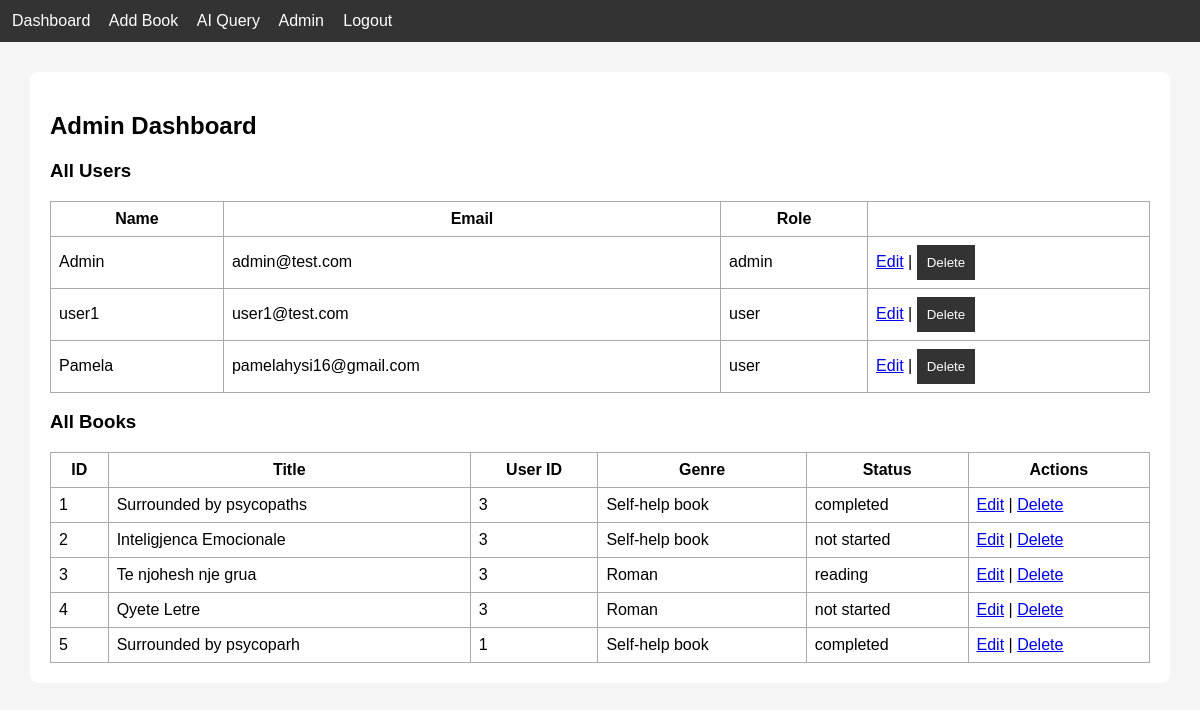
Page /admin (signed in) on the earlier database version.
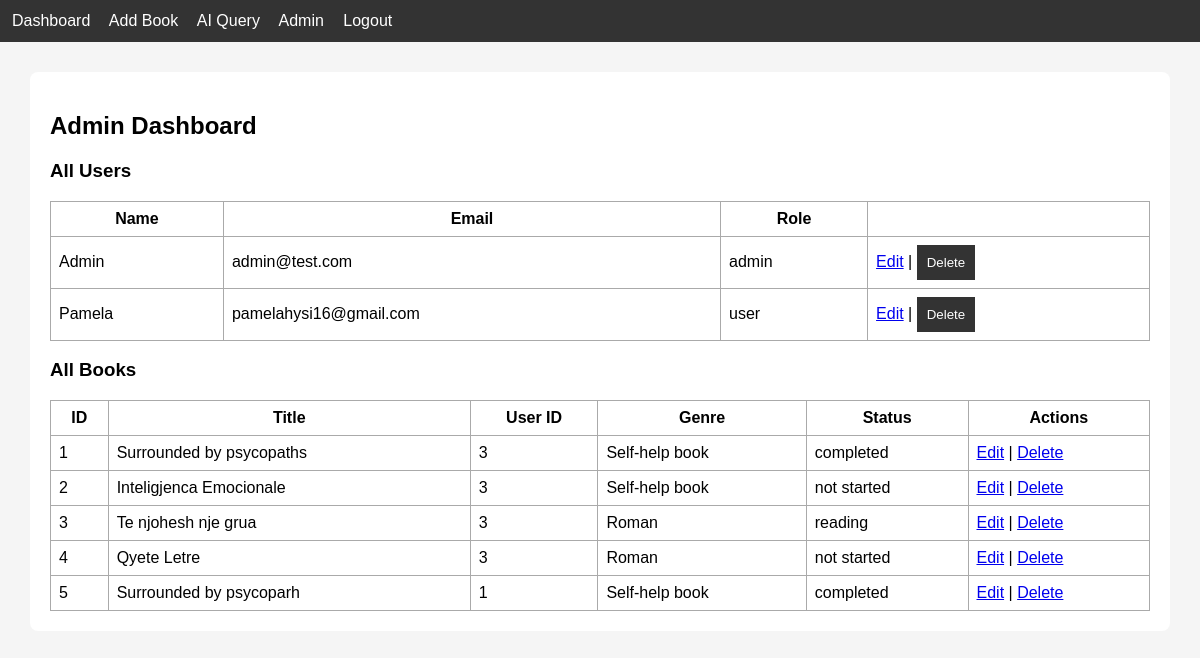
Same page on the later database version.
### tables this page shows
CREATE TABLE users (
    id INTEGER PRIMARY KEY AUTOINCREMENT,
    name TEXT,
    email TEXT UNIQUE,
    password TEXT,
    role TEXT
);

CREATE TABLE books (
    id INTEGER PRIMARY KEY AUTOINCREMENT,
    title TEXT,
    author TEXT,
    genre TEXT,
    status TEXT,
    user_id INTEGER,
    FOREIGN KEY(user_id) REFERENCES users(id)
);

### app.py (the view)
@app.route("/admin")
def admin():
    if "user_id" not in session or session.get("role") != "admin":
        return redirect(url_for("login"))
    db = get_db()
    users = db.execute("SELECT * FROM users").fetchall()
    books = db.execute("SELECT * FROM books").fetchall()
    db.close()
    return render_template("admin_dashboard.html", users=users, books=books)

### app.py (called while the page is built)
def get_db():
    conn = sqlite3.connect("database.db")
    conn.row_factory = sqlite3.Row
    return conn

### templates/admin_dashboard.html
{% extends "base.html" %}
{% block content %}
<h2>Admin Dashboard</h2>
<h3>All Users</h3>
<table>
    <tr>
        <th>Name</th>
        <th>Email</th>
        <th>Role</th>
    </tr>
    {% for user in users %}
    <tr>
        <td>{{ user.name }}</td>
        <td>{{ user.email }}</td>
        <td>{{ user.role }}</td>
        <td>
            <a href="{{ url_for('admin_edit_user', user_id=user.id) }}">Edit</a> |
            <form action="{{ url_for('admin_delete_user', user_id=user.id) }}" method="post" style="display:inline;">
                <button type="submit">Delete</button>
            </form>
        </td>
    </tr>
    {% endfor %}
</table>
<h3>All Books</h3>
<table>
    <tr>
        <th>ID</th>
        <th>Title</th>
        <th>User ID</th>
        <th>Genre</th>
        <th>Status</th>
        <th>Actions</th>
    </tr>
    {% for b in books %}
    <tr>
        <td>{{ b.id }}</td>
        <td>{{ b.title }}</td>
        <td>{{ b.user_id }}</td>
        <td>{{ b.genre }}</td>
        <td>{{ b.status }}</td>
        <td>
            <a href="/admin_edit_book/{{ b.id }}">Edit</a> |
            <a href="/admin_delete_book/{{ b.id }}">Delete</a>
        </td>
    </tr>
    {% endfor %}
</table>
{% endblock %}

Differences in the rows shown:
removed users: name "user1", email "user1@test.com", role "user"
